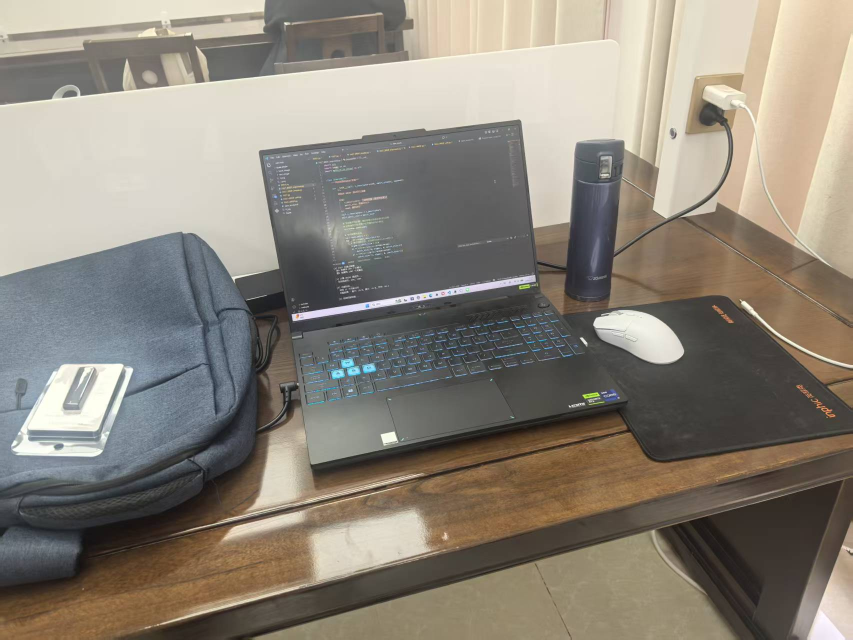
#> input picture test_image/t1.jpg, 1706 x 1279 px (shown at 1/2 size)
$ python 4_Epipolar_Geometry_Use_EMat.py
#> lines starting #> are read from the running program, lines starting #| are printed output that depends on the picture; long printed decimals are rounded
# output:
# 已根据 P70 硬件优化 K 矩阵，估计像素焦距: 1083.33
# 相机旋转矩阵 R:
#  [[ 0.98802034  0.04123455 -0.14871289]
#  [-0.04233442  0.99909451 -0.00423672]
#  [ 0.14840354  0.01048164  0.98887134]]
# 观察旋转矩阵的对角线 [0.988, 0.999, 0.988]。因为这些值都非常接近 1，说明你拍摄两张照片时的姿态非常稳，没有剧烈的晃动。
#
# 相机平移向量 t (方向单位化):
# [[ 0.97363871] X 轴 (0.97)：主导方向。说明你拿着 P70 主要是向右侧进行了平移
#  [-0.14036244] Y 轴 (-0.14)：负值。说明在移动过程中，相机有轻微的向上提（因为相机坐标系 Y 轴向下）
#  [ 0.17979448]] Z 轴 (0.18)：正值。说明相机稍微向后退了一点点，或者是镜头中心稍微远离了物体

import cv2
import numpy as np
from matplotlib import pyplot as plt


def drawlines(img1, img2, lines, pts1, pts2):
    ''' 在 img1 上画出 img2 对应的对极线 '''
    r, c = img1.shape[:2]
    img1_color = cv2.cvtColor(img1, cv2.COLOR_GRAY2BGR) if len(
        img1.shape) == 2 else img1.copy()

    for r_line, pt1, pt2 in zip(lines, pts1, pts2):
        color = tuple(np.random.randint(0, 255, 3).tolist())
        # 对极线方程 ax + by + c = 0
        x0, y0 = map(int, [0, -r_line[2]/r_line[1]])
        x1, y1 = map(int, [c, -(r_line[2] + r_line[0]*c)/r_line[1]])

        img1_color = cv2.line(img1_color, (x0, y0), (x1, y1), color, 1)
        img1_color = cv2.circle(img1_color, tuple(
            pt1.astype(int)), 5, color, -1)
    return img1_color


# 1. 读取图像
img1 = cv2.imread('./test_image/t1.jpg', 0)
#> img1: shape (1279, 1706); min 11, max 255, mean 133.9
img2 = cv2.imread('./test_image/t2.jpg', 0)
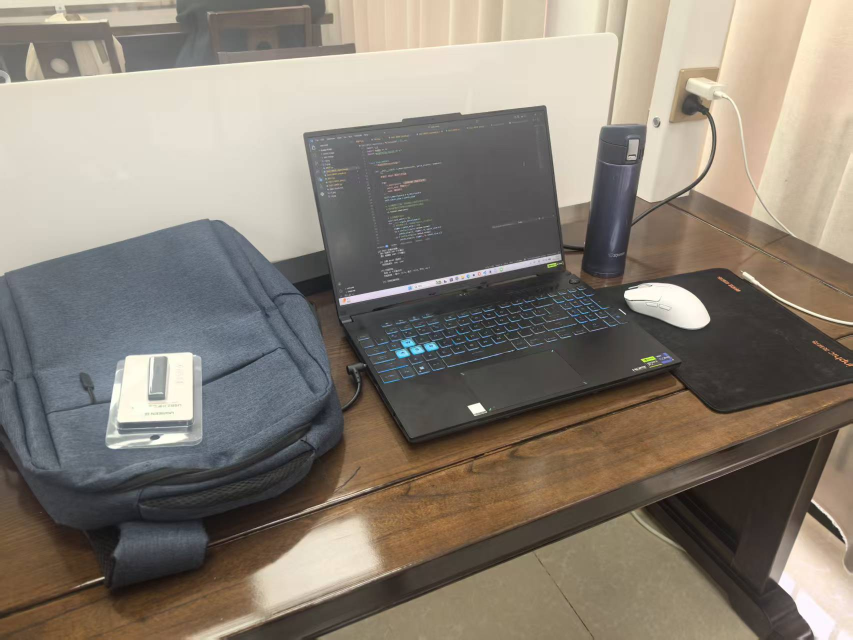
#> input picture test_image/t2.jpg, 1706 x 1279 px (shown at 1/2 size)
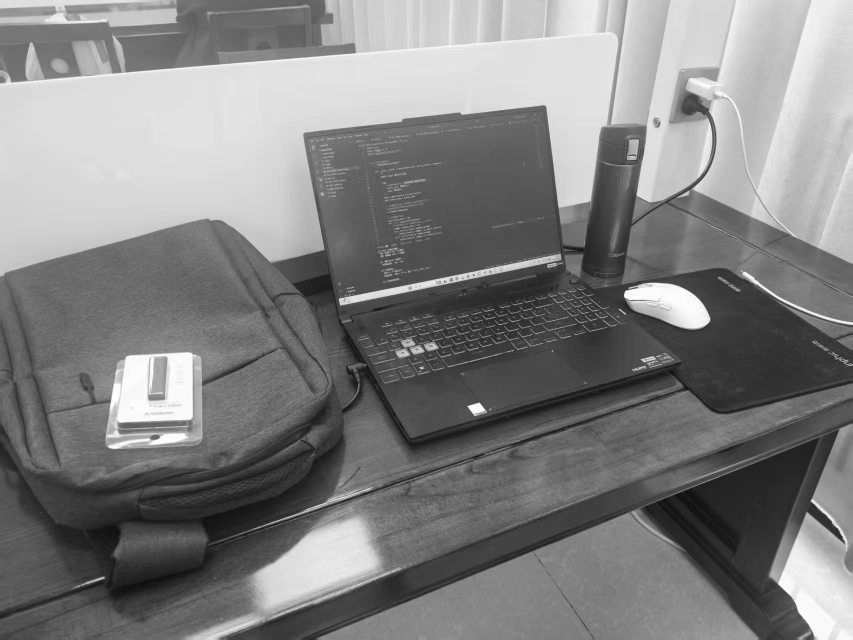
#> img2: shape (1279, 1706) (shown at 1/2 size); min 6, max 255, mean 129.2
h, w = img1.shape
#> h = 1279; w = 1706

# --- 针对华为 P70 优化的 K 矩阵 ---
# P70 主摄等效焦距约 24.5mm，全画幅参考 36mm
f_pixel = (24.5 * w) / 36
#> f_pixel = 1161
K = np.array([[f_pixel, 0,       w / 2],
              [0,       f_pixel, h / 2],
              [0,       0,       1]], dtype=np.float32)
print(f"已根据 P70 硬件优化 K 矩阵，估计像素焦距: {f_pixel:.2f}")
#| 已根据 P70 硬件优化 K 矩阵，估计像素焦距: 1161.03

# 2. 特征提取 (ORB)
orb = cv2.ORB_create(nfeatures=2000)
kp1, des1 = orb.detectAndCompute(img1, None)
#> kp1 = 2000 keypoints; strongest (x, y, size): (1138, 812, 31), (584, 629, 31), (1161, 676, 31), (586, 640, 31)
kp2, des2 = orb.detectAndCompute(img2, None)
#> kp2 = 2000 keypoints; strongest (x, y, size): (1251, 588, 111.1), (941, 814, 77.1), (937, 812, 37.2), (1248, 585, 92.6)

# 3. 特征匹配 (BFMatcher)
bf = cv2.BFMatcher(cv2.NORM_HAMMING, crossCheck=True)
matches = bf.match(des1, des2)
#> matches = 585 matches
matches = sorted(matches, key=lambda x: x.distance)

# 提取匹配点坐标
pts1 = np.float32([kp1[m.queryIdx].pt for m in matches])
#> pts1 = 585 pairs, first value 37 to 1663, second value 45.6 to 1098.8
pts2 = np.float32([kp2[m.trainIdx].pt for m in matches])
#> pts2 = 585 pairs, first value 51.84 to 1671, second value 44 to 1155

# 4. 【关键】通过内参 K 计算本质矩阵 E，并用 RANSAC 过滤误匹配
# threshold=1.0 表示对极约束误差在 1 像素以内
E, mask = cv2.findEssentialMat(
    pts1, pts2, K, method=cv2.RANSAC, prob=0.999, threshold=1.0)
#> E = [[-0.0118, -0.116, -0.111], [0.00969, 0.00128, -0.698], [0.0799, 0.693, -0.0161]]; mask = 585 values, max 1 at index 0, min 0 at index 5, mean 0.405

# 筛选 Inliers
pts1_in = pts1[mask.ravel() == 1]
#> pts1_in = 237 pairs, first value 247 to 1638, second value 56.4 to 876.1
pts2_in = pts2[mask.ravel() == 1]
#> pts2_in = 237 pairs, first value 51.84 to 1671, second value 44 to 819.4

# 5. 【姿态恢复】看看相机是怎么挪动的
_, R, t, _ = cv2.recoverPose(E, pts1_in, pts2_in, K)
#> R = [[0.988, 0.0443, -0.151], [-0.0447, 0.999, 0.00121], [0.151, 0.00555, 0.989]]; t = [0.974, -0.158, 0.163]
print("\n相机旋转矩阵 R:\n", R)
#| 相机旋转矩阵 R:
#|  [[ 0.9875  0.04432 -0.1511  ]
#|  [-0.04465  0.999  0.00121]
#|  [ 0.151  0.005553  0.9885 ]]
print("\n相机平移向量 t (方向单位化):\n", t)
#| 相机平移向量 t (方向单位化):
#|  [[ 0.9739]
#|  [-0.1584]
#|  [ 0.1628]]

# 6. 计算对极线用于可视化
# 计算 F 矩阵：F = inv(K).T * E * inv(K)
Ki = np.linalg.inv(K)
F = Ki.T @ E @ Ki
#> F = [[-8.74e-09, -8.58e-08, -3.32e-05], [7.19e-09, 9.49e-10, -0.000608], [7.17e-05, 0.000669, -0.0393]]

# 计算并绘制
lines1 = cv2.computeCorrespondEpilines(
    pts2_in.reshape(-1, 1, 2), 2, F).reshape(-1, 3)
#> lines1 = 237 rows, first 8: [0.11, 0.994, -343.8], [0.114, 0.994, -685.3], [0.111, 0.994, -414.4], [0.11, 0.994, -345.9], [0.108, 0.994, -203.7], [0.114, 0.994, -685.5], [0.117, 0.993, -936.8], [0.107, 0.994, -120.8]
img_left = drawlines(img1, img2, lines1, pts1_in, pts2_in)
#> the loop in drawlines, `for r_line, pt1, pt2 in zip(lines, pts1, pts2):` made 237 passes
#> (r_line, pt1, pt2, color, y0, y1) on passes 1 to 3: ([0.11, 0.994, -343.8], [1406.4, 191.1], [1373.6, 174.2], (172, 47, 117), 345, 157), ([0.114, 0.994, -685.3], [792, 600], [872.4, 562.8], (192, 67, 251), 689, 494), ([0.111, 0.994, -414.4], [1373.6, 263.8], [1339.5, 242.6], (195, 103, 9), 416, 227)
#> pass 1, in drawlines, `img1_color = cv2.line(img1_color, (x0, y0), (x1, y1), color, 1)`:
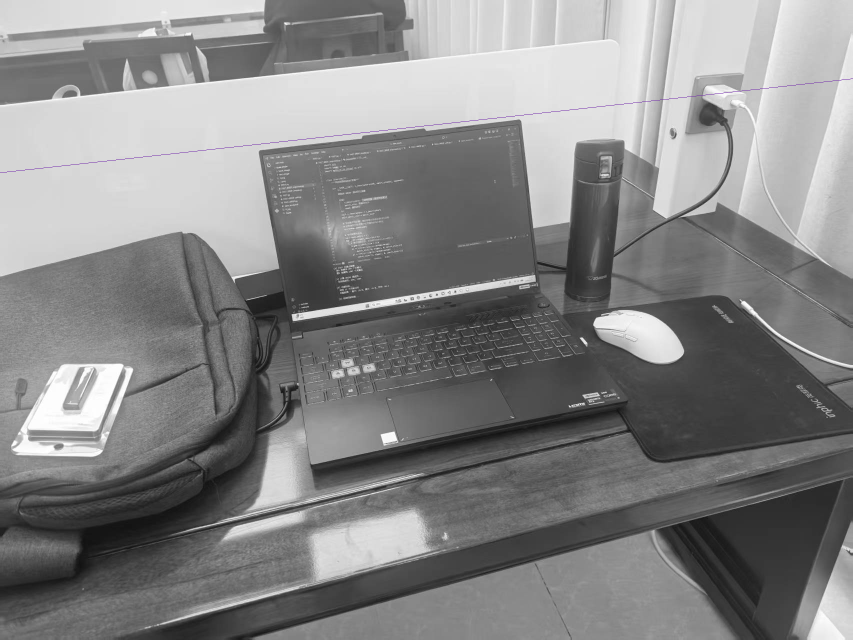
#> img1_color: shape (1279, 1706, 3) (shown at 1/2 size); mean B, G, R 133.9, 133.8, 133.9
#> after the loop in drawlines, `for r_line, pt1, pt2 in zip(lines, pts1, pts2):`:
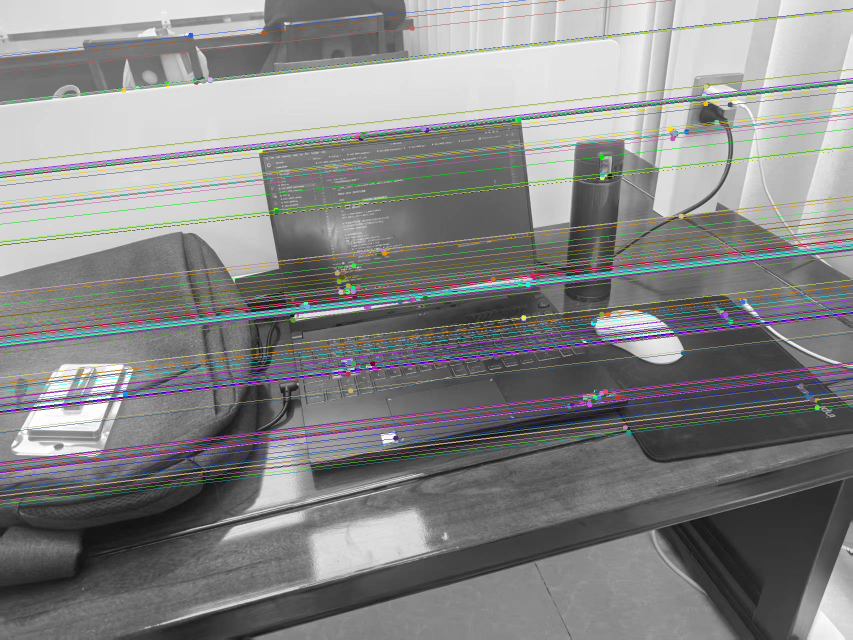
#> img1_color: shape (1279, 1706, 3) (shown at 1/2 size); mean B, G, R 133.3, 133.6, 133.3

lines2 = cv2.computeCorrespondEpilines(
    pts1_in.reshape(-1, 1, 2), 1, F).reshape(-1, 3)
#> lines2 = 237 rows, first 8: [-0.103, -0.995, 315.2], [-0.15, -0.989, 688.5], [-0.113, -0.994, 391.7], [-0.103, -0.995, 317.1], [-0.0832, -0.997, 160.3], [-0.151, -0.989, 689], [-0.185, -0.983, 958.7], [-0.0716, -0.997, 69.31]
img_right = drawlines(img2, img1, lines2, pts2_in, pts1_in)
#> the loop in drawlines (call 2), `for r_line, pt1, pt2 in zip(lines, pts1, pts2):` made 237 passes
#> (r_line, pt1, pt2, color, y0, y1) on passes 1 to 3: ([-0.103, -0.995, 315.2], [1373.6, 174.2], [1406.4, 191.1], (163, 194, 148), 316, 140), ([-0.15, -0.989, 688.5], [872.4, 562.8], [792, 600], (173, 185, 207), 696, 436), ([-0.113, -0.994, 391.7], [1339.5, 242.6], [1373.6, 263.8], (119, 164, 105), 394, 200)
#> pass 1, in drawlines (call 2), `img1_color = cv2.line(img1_color, (x0, y0), (x1, y1), color, 1)`:
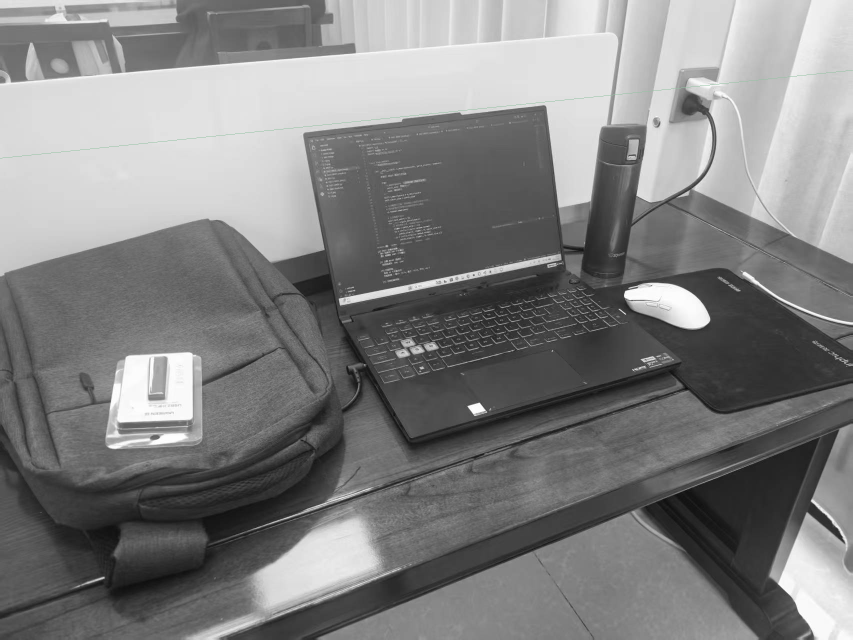
#> img1_color: shape (1279, 1706, 3) (shown at 1/2 size); mean B, G, R 129.1, 129.2, 129.1
#> after the loop in drawlines (call 2), `for r_line, pt1, pt2 in zip(lines, pts1, pts2):`:
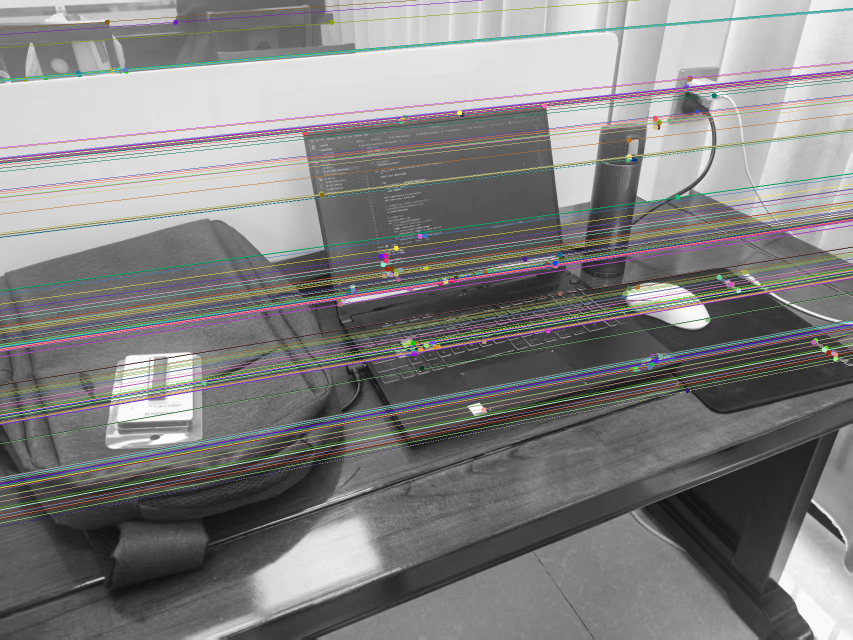
#> img1_color: shape (1279, 1706, 3) (shown at 1/2 size); mean B, G, R 129.1, 129.6, 130.2

# 7. 结果展示
plt.figure(figsize=(16, 8))
plt.subplot(121), plt.imshow(cv2.cvtColor(img_left, cv2.COLOR_BGR2RGB))
plt.title(f'Left Image (Inliers: {len(pts1_in)})')
plt.axis('off')
plt.subplot(122), plt.imshow(cv2.cvtColor(img_right, cv2.COLOR_BGR2RGB))
plt.title('Right Image (Epipolar Lines)')
plt.axis('off')
plt.tight_layout()
plt.show()
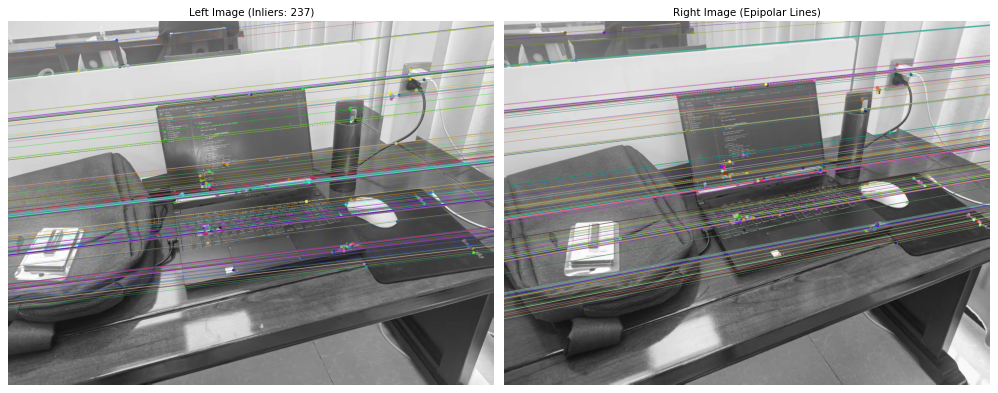
#> figure drawn by matplotlib, 2 panels
